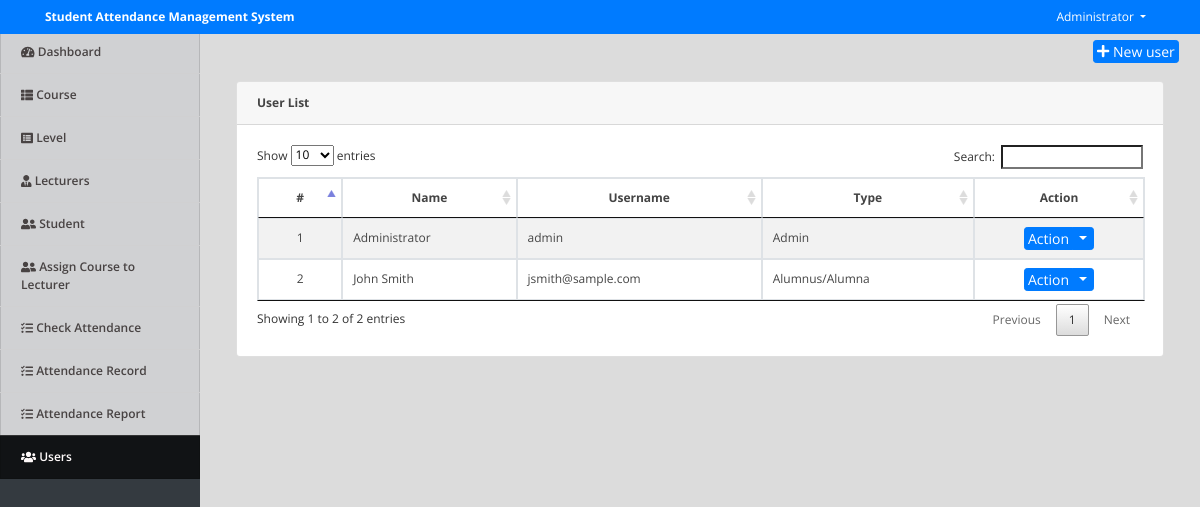
The app's page /index.php?page=users (signed in) with its own data.
### tables this page shows
CREATE TABLE `users` (
  `id` int(30) NOT NULL,
  `name` text NOT NULL,
  `username` varchar(200) NOT NULL,
  `password` text NOT NULL,
  `type` tinyint(1) NOT NULL DEFAULT 3 COMMENT '1=Admin,2=Staff',
  `faculty_id` int(30) NOT NULL COMMENT 'for faculty user only'
);

### users.php (the view, shortened to what this page needs)
<div class="container-fluid">
	<div class="row">
	<div class="col-lg-12">
			<button class="btn btn-primary float-right btn-sm" id="new_user"><i class="fa fa-plus"></i> New user</button>
	</div>
	</div>
	<br>
	<div class="col-lg-12">
		<div class="card ">
			<div class="card-header"><b>User List</b></div>
			<div class="card-body">
				<table class="table-striped table-bordered">
			<thead>
				<tr>
					<th class="text-center">#</th>
					<th class="text-center">Name</th>
					<th class="text-center">Username</th>
					<th class="text-center">Type</th>
					<th class="text-center">Action</th>
				</tr>
			</thead>
			<tbody>
				<?php
 					include 'db_connect.php';
 					$type = array("","Admin","Staff","Alumnus/Alumna");
 					$users = $conn->query("SELECT * FROM users order by name asc");
 					$i = 1;
 					while($row= $users->fetch_assoc()):
				 ?>
				 <tr>
				 	<td class="text-center">
				 		<?php echo $i++ ?>
				 	</td>
				 	<td>
				 		<?php echo ucwords($row['name']) ?>
				 	</td>
				 	<td>
				 		<?php echo $row['username'] ?>
				 	</td>
				 	<td>
				 		<?php echo $type[$row['type']] ?>
				 	</td>
				 	<td>
				 		<center>
							<div class="btn-group">
							  <button type="button" class="btn btn-primary btn-sm">Action</button>
							  <button type="button" class="btn btn-primary btn-sm dropdown-toggle dropdown-toggle-split" data-toggle="dropdown" aria-haspopup="true" aria-expanded="false">
							  </button>
							</div>
						</center>
				 	</td>
				 </tr>
				<?php endwhile; ?>
			</tbody>
		</table>
			</div>
		</div>
	</div>
</div>

### assets/css/style.css (style rules this page uses)
body { font-family: "Open Sans", sans-serif; color: #444444; width: 100%; height: calc(100%); font-size: 12px; }
.btn-sm { padding: .0001rem .2rem; }

### index.php (style rules this page uses)
body { background: #80808045; }

### records on screen
users: name "Administrator", username "admin", type "Admin"
users: name "John Smith", username "jsmith@sample.com", type "Alumnus/Alumna"

### other values on screen
$_SESSION['system']['name'] "Student Attendance Management System"
$_SESSION['login_name'] "Administrator"
